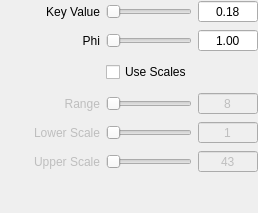
          <widget class="QWidget" name="page_reinhard02">
           <property name="sizePolicy">
            <sizepolicy hsizetype="Preferred" vsizetype="MinimumExpanding">
             <horstretch>0</horstretch>
             <verstretch>0</verstretch>
            </sizepolicy>
           </property>
           <layout class="QGridLayout" name="gridLayout_9">
            <property name="margin">
             <number>0</number>
            </property>
            <item row="0" column="0">
             <layout class="QGridLayout" name="gridLayout_22">
              <item row="0" column="0">
               <widget class="QLabel" name="label_key">
                <property name="minimumSize">
                 <size>
                  <width>100</width>
                  <height>0</height>
                 </size>
                </property>
                <property name="maximumSize">
                 <size>
                  <width>100</width>
                  <height>16777215</height>
                 </size>
                </property>
                <property name="text">
                 <string>Key Value</string>
                </property>
                <property name="alignment">
                 <set>Qt::AlignRight|Qt::AlignTrailing|Qt::AlignVCenter</set>
                </property>
                <property name="wordWrap">
                 <bool>true</bool>
                </property>
               </widget>
              </item>
              <item row="0" column="1">
               <widget class="QSlider" name="keySlider">
                <property name="cursor">
                 <cursorShape>PointingHandCursor</cursorShape>
                </property>
                <property name="maximum">
                 <number>100</number>
                </property>
                <property name="orientation">
                 <enum>Qt::Horizontal</enum>
                </property>
               </widget>
              </item>
              <item row="0" column="2">
               <widget class="QDoubleSpinBox" name="keydsb">
                <property name="minimumSize">
                 <size>
                  <width>60</width>
                  <height>0</height>
                 </size>
                </property>
                <property name="maximumSize">
                 <size>
                  <width>60</width>
                  <height>16777215</height>
                 </size>
                </property>
                <property name="alignment">
                 <set>Qt::AlignCenter</set>
                </property>
                <property name="buttonSymbols">
                 <enum>QAbstractSpinBox::NoButtons</enum>
                </property>
                <property name="maximum">
                 <double>1.000000000000000</double>
                </property>
                <property name="singleStep">
                 <double>0.010000000000000</double>
                </property>
                <property name="value">
                 <double>0.180000000000000</double>
                </property>
               </widget>
              </item>
              <item row="1" column="0">
               <widget class="QLabel" name="label_phi">
                <property name="minimumSize">
                 <size>
                  <width>100</width>
                  <height>0</height>
                 </size>
                </property>
                <property name="maximumSize">
                 <size>
                  <width>100</width>
                  <height>16777215</height>
                 </size>
                </property>
                <property name="text">
                 <string>Phi</string>
                </property>
                <property name="alignment">
                 <set>Qt::AlignRight|Qt::AlignTrailing|Qt::AlignVCenter</set>
                </property>
                <property name="wordWrap">
                 <bool>true</bool>
                </property>
               </widget>
              </item>
              <item row="1" column="1">
               <widget class="QSlider" name="phiSlider">
                <property name="cursor">
                 <cursorShape>PointingHandCursor</cursorShape>
                </property>
                <property name="maximum">
                 <number>1000</number>
                </property>
                <property name="orientation">
                 <enum>Qt::Horizontal</enum>
                </property>
               </widget>
              </item>
              <item row="1" column="2">
               <widget class="QDoubleSpinBox" name="phidsb">
                <property name="minimumSize">
                 <size>
                  <width>60</width>
                  <height>0</height>
                 </size>
                </property>
                <property name="maximumSize">
                 <size>
                  <width>60</width>
                  <height>16777215</height>
                 </size>
                </property>
                <property name="alignment">
                 <set>Qt::AlignCenter</set>
                </property>
                <property name="buttonSymbols">
                 <enum>QAbstractSpinBox::NoButtons</enum>
                </property>
                <property name="maximum">
                 <double>100.000000000000000</double>
                </property>
                <property name="singleStep">
                 <double>1.000000000000000</double>
                </property>
                <property name="value">
                 <double>1.000000000000000</double>
                </property>
               </widget>
              </item>
              <item row="2" column="1">
               <widget class="QCheckBox" name="usescalescheckbox">
                <property name="minimumSize">
                 <size>
                  <width>0</width>
                  <height>28</height>
                 </size>
                </property>
                <property name="maximumSize">
                 <size>
                  <width>16777215</width>
                  <height>28</height>
                 </size>
                </property>
                <property name="text">
                 <string>Use Scales</string>
                </property>
               </widget>
              </item>
              <item row="3" column="1">
               <widget class="QSlider" name="range2Slider">
                <property name="enabled">
                 <bool>false</bool>
                </property>
                <property name="cursor">
                 <cursorShape>PointingHandCursor</cursorShape>
                </property>
                <property name="minimum">
                 <number>1</number>
                </property>
                <property name="maximum">
                 <number>100</number>
                </property>
                <property name="pageStep">
                 <number>10</number>
                </property>
                <property name="value">
                 <number>1</number>
                </property>
                <property name="orientation">
                 <enum>Qt::Horizontal</enum>
                </property>
               </widget>
              </item>
              <item row="3" column="2">
               <widget class="QDoubleSpinBox" name="range2dsb">
                <property name="enabled">
                 <bool>false</bool>
                </property>
                <property name="minimumSize">
                 <size>
                  <width>60</width>
                  <height>0</height>
                 </size>
                </property>
                <property name="maximumSize">
                 <size>
                  <width>60</width>
                  <height>16777215</height>
                 </size>
                </property>
                <property name="alignment">
                 <set>Qt::AlignCenter</set>
                </property>
                <property name="buttonSymbols">
                 <enum>QAbstractSpinBox::NoButtons</enum>
                </property>
                <property name="decimals">
                 <number>0</number>
                </property>
                <property name="minimum">
                 <double>1.000000000000000</double>
                </property>
                <property name="maximum">
                 <double>32.000000000000000</double>
                </property>
                <property name="value">
                 <double>8.000000000000000</double>
                </property>
               </widget>
              </item>
              <item row="3" column="0">
               <widget class="QLabel" name="label_range">
                <property name="enabled">
                 <bool>false</bool>
                </property>
                <property name="minimumSize">
                 <size>
                  <width>100</width>
                  <height>0</height>
                 </size>
                </property>
                <property name="maximumSize">
                 <size>
                  <width>100</width>
                  <height>16777215</height>
                 </size>
                </property>
                <property name="text">
                 <string>Range</string>
                </property>
                <property name="alignment">
                 <set>Qt::AlignRight|Qt::AlignTrailing|Qt::AlignVCenter</set>
                </property>
                <property name="wordWrap">
                 <bool>true</bool>
                </property>
               </widget>
              </item>
              <item row="4" column="0">
               <widget class="QLabel" name="label_lowerscale">
                <property name="enabled">
                 <bool>false</bool>
                </property>
                <property name="minimumSize">
                 <size>
                  <width>100</width>
                  <height>0</height>
                 </size>
                </property>
                <property name="maximumSize">
                 <size>
                  <width>100</width>
                  <height>16777215</height>
                 </size>
                </property>
                <property name="text">
                 <string>Lower Scale</string>
                </property>
                <property name="alignment">
                 <set>Qt::AlignRight|Qt::AlignTrailing|Qt::AlignVCenter</set>
                </property>
               </widget>
              </item>
              <item row="4" column="1">
               <widget class="QSlider" name="lowerSlider">
                <property name="enabled">
                 <bool>false</bool>
                </property>
                <property name="cursor">
                 <cursorShape>PointingHandCursor</cursorShape>
                </property>
                <property name="minimum">
                 <number>0</number>
                </property>
                <property name="maximum">
                 <number>100</number>
                </property>
                <property name="orientation">
                 <enum>Qt::Horizontal</enum>
                </property>
               </widget>
              </item>
              <item row="4" column="2">
               <widget class="QDoubleSpinBox" name="lowerdsb">
                <property name="enabled">
                 <bool>false</bool>
                </property>
                <property name="minimumSize">
                 <size>
                  <width>60</width>
                  <height>0</height>
                 </size>
                </property>
                <property name="maximumSize">
                 <size>
                  <width>60</width>
                  <height>16777215</height>
                 </size>
                </property>
                <property name="alignment">
                 <set>Qt::AlignCenter</set>
                </property>
                <property name="buttonSymbols">
                 <enum>QAbstractSpinBox::NoButtons</enum>
                </property>
                <property name="decimals">
                 <number>0</number>
                </property>
                <property name="minimum">
                 <double>1.000000000000000</double>
                </property>
                <property name="maximum">
                 <double>100.000000000000000</double>
                </property>
                <property name="singleStep">
                 <double>10.000000000000000</double>
                </property>
                <property name="value">
                 <double>1.000000000000000</double>
                </property>
               </widget>
              </item>
              <item row="5" column="0">
               <widget class="QLabel" name="label_upperscale">
                <property name="enabled">
                 <bool>false</bool>
                </property>
                <property name="minimumSize">
                 <size>
                  <width>100</width>
                  <height>0</height>
                 </size>
                </property>
                <property name="maximumSize">
                 <size>
                  <width>100</width>
                  <height>16777215</height>
                 </size>
                </property>
                <property name="text">
                 <string>Upper Scale</string>
                </property>
                <property name="alignment">
                 <set>Qt::AlignRight|Qt::AlignTrailing|Qt::AlignVCenter</set>
                </property>
               </widget>
              </item>
              <item row="5" column="1">
               <widget class="QSlider" name="upperSlider">
                <property name="enabled">
                 <bool>false</bool>
                </property>
                <property name="cursor">
                 <cursorShape>PointingHandCursor</cursorShape>
                </property>
                <property name="minimum">
                 <number>0</number>
                </property>
                <property name="maximum">
                 <number>100</number>
                </property>
                <property name="orientation">
                 <enum>Qt::Horizontal</enum>
                </property>
               </widget>
              </item>
              <item row="5" column="2">
               <widget class="QDoubleSpinBox" name="upperdsb">
                <property name="enabled">
                 <bool>false</bool>
                </property>
                <property name="minimumSize">
                 <size>
                  <width>60</width>
                  <height>0</height>
                 </size>
                </property>
                <property name="maximumSize">
                 <size>
                  <width>60</width>
                  <height>16777215</height>
                 </size>
                </property>
                <property name="alignment">
                 <set>Qt::AlignCenter</set>
                </property>
                <property name="buttonSymbols">
                 <enum>QAbstractSpinBox::NoButtons</enum>
                </property>
                <property name="decimals">
                 <number>0</number>
                </property>
                <property name="minimum">
                 <double>1.000000000000000</double>
                </property>
                <property name="maximum">
                 <double>100.000000000000000</double>
                </property>
                <property name="singleStep">
                 <double>1.000000000000000</double>
                </property>
                <property name="value">
                 <double>43.000000000000000</double>
                </property>
               </widget>
              </item>
              <item row="6" column="1">
               <spacer name="verticalSpacer_8">
                <property name="orientation">
                 <enum>Qt::Vertical</enum>
                </property>
                <property name="sizeHint" stdset="0">
                 <size>
                  <width>20</width>
                  <height>40</height>
                 </size>
                </property>
               </spacer>
              </item>
             </layout>
            </item>
           </layout>
          </widget>
